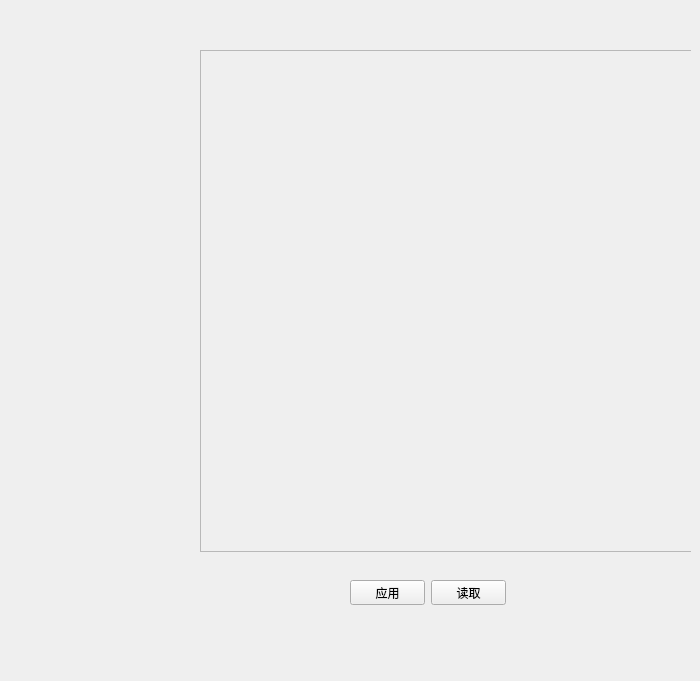
<?xml version="1.0" encoding="UTF-8"?>
<ui version="4.0">
 <class>WConflct</class>
 <widget class="QWidget" name="WConflct">
  <property name="geometry">
   <rect>
    <x>0</x>
    <y>0</y>
    <width>700</width>
    <height>681</height>
   </rect>
  </property>
  <property name="windowTitle">
   <string>Form</string>
  </property>
  <widget class="QWidget" name="layoutWidget">
   <property name="geometry">
    <rect>
     <x>180</x>
     <y>50</y>
     <width>511</width>
     <height>502</height>
    </rect>
   </property>
   <layout class="QHBoxLayout" name="horizontalLayout">
    <property name="spacing">
     <number>1</number>
    </property>
    <item>
     <layout class="QVBoxLayout" name="verticalLayout">
      <property name="spacing">
       <number>0</number>
      </property>
      <item>
       <spacer name="verticalSpacer">
        <property name="orientation">
         <enum>Qt::Vertical</enum>
        </property>
        <property name="sizeHint" stdset="0">
         <size>
          <width>20</width>
          <height>40</height>
         </size>
        </property>
       </spacer>
      </item>
      <item>
       <layout class="QGridLayout" name="gridLayout">
        <property name="sizeConstraint">
         <enum>QLayout::SetFixedSize</enum>
        </property>
        <property name="spacing">
         <number>0</number>
        </property>
       </layout>
      </item>
     </layout>
    </item>
    <item>
     <widget class="QFrame" name="framePhase">
      <property name="minimumSize">
       <size>
        <width>500</width>
        <height>500</height>
       </size>
      </property>
      <property name="frameShape">
       <enum>QFrame::StyledPanel</enum>
      </property>
      <property name="frameShadow">
       <enum>QFrame::Raised</enum>
      </property>
     </widget>
    </item>
   </layout>
  </widget>
  <widget class="QWidget" name="layoutWidget">
   <property name="geometry">
    <rect>
     <x>350</x>
     <y>580</y>
     <width>158</width>
     <height>25</height>
    </rect>
   </property>
   <layout class="QHBoxLayout" name="horizontalLayout_2">
    <item>
     <widget class="QPushButton" name="btnApp">
      <property name="maximumSize">
       <size>
        <width>75</width>
        <height>16777215</height>
       </size>
      </property>
      <property name="text">
       <string>应用</string>
      </property>
     </widget>
    </item>
    <item>
     <widget class="QPushButton" name="btnRead">
      <property name="maximumSize">
       <size>
        <width>75</width>
        <height>16777215</height>
       </size>
      </property>
      <property name="text">
       <string>读取</string>
      </property>
     </widget>
    </item>
   </layout>
  </widget>
 </widget>
 <resources/>
 <connections/>
</ui>
